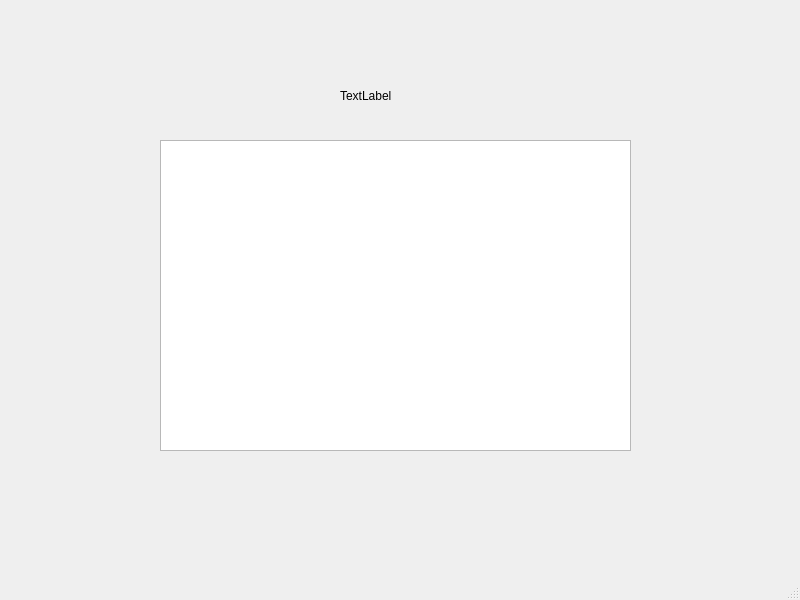
<?xml version="1.0" encoding="UTF-8"?>
<ui version="4.0">
 <class>MainWindow</class>
 <widget class="QMainWindow" name="MainWindow">
  <property name="geometry">
   <rect>
    <x>0</x>
    <y>0</y>
    <width>800</width>
    <height>600</height>
   </rect>
  </property>
  <property name="windowTitle">
   <string>MainWindow</string>
  </property>
  <widget class="QWidget" name="centralwidget">
   <widget class="QTableWidget" name="tblNames">
    <property name="geometry">
     <rect>
      <x>160</x>
      <y>140</y>
      <width>471</width>
      <height>311</height>
     </rect>
    </property>
   </widget>
   <widget class="QLabel" name="lblOutput">
    <property name="geometry">
     <rect>
      <x>340</x>
      <y>70</y>
      <width>121</width>
      <height>51</height>
     </rect>
    </property>
    <property name="text">
     <string>TextLabel</string>
    </property>
   </widget>
  </widget>
  <widget class="QMenuBar" name="menubar">
   <property name="geometry">
    <rect>
     <x>0</x>
     <y>0</y>
     <width>800</width>
     <height>26</height>
    </rect>
   </property>
  </widget>
  <widget class="QStatusBar" name="statusbar"/>
 </widget>
 <resources/>
 <connections/>
</ui>
